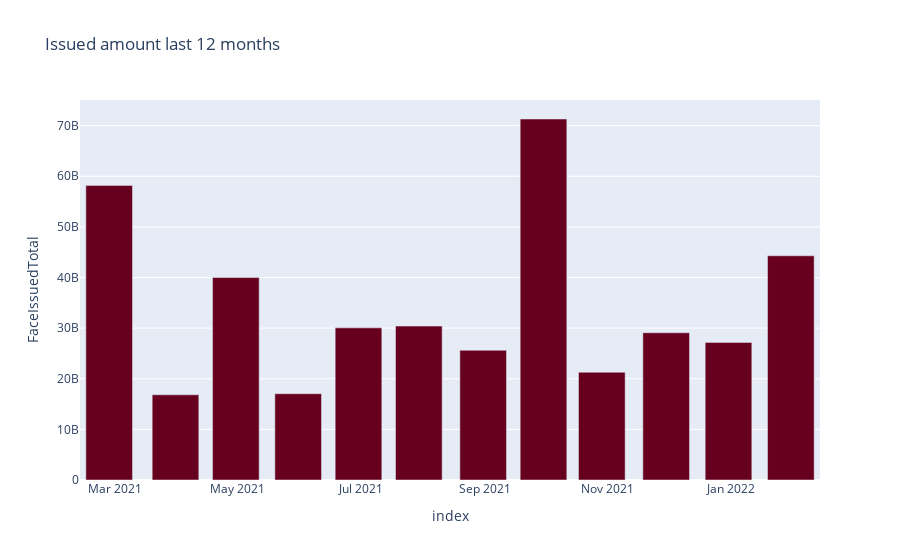

Write notebook code for a chart like this one.
### Code cell
from datetime import date
from dateutil.relativedelta import relativedelta
decb = date.today() + relativedelta(months=-12)
start = datetime.datetime(decb.year, decb.month, 1).strftime("%Y-%m-%d %H:%M:%S")[0:10]
end = date.today().strftime("%Y-%m-%d %H:%M:%S")[0:10]

cols = ['RIC','IssueDate','FaceIssuedTotal']
c = df[cols].copy()
c.loc[:,"IssueDate"] = pd.to_datetime(c["IssueDate"])
c = c.set_index("IssueDate").sort_index(ascending=False)
c_month = c.resample('BM').sum()
c_monthb = c_month[start:end]
c_monthb.index.name = None

import plotly.express as px
fig = px.bar(c_monthb, y='FaceIssuedTotal', title = 'Issued amount last 12 months', color_discrete_sequence=px.colors.sequential.RdBu)
fig.show()

### Figure 1 — Plotly figure (JSON) as saved in the notebook; plotly's stock layout.template omitted (floating-point values rounded to 4 significant figures)
{"data": [{"alignmentgroup": "True", "hovertemplate": "index=%{x}<br>FaceIssuedTotal=%{y}<extra></extra>", "legendgroup": "", "marker": {"color": "rgb(103,0,31)", "pattern": {"shape": ""}}, "name": "", "offsetgroup": "", "orientation": "v", "showlegend": false, "textposition": "auto", "type": "bar", "x": ["2021-02-26T00:00:00+00:00", "2021-03-31T00:00:00+00:00", "2021-04-30T00:00:00+00:00", "2021-05-31T00:00:00+00:00", "2021-06-30T00:00:00+00:00", "2021-07-30T00:00:00+00:00", "2021-08-31T00:00:00+00:00", "2021-09-30T00:00:00+00:00", "2021-10-29T00:00:00+00:00", "2021-11-30T00:00:00+00:00", "2021-12-31T00:00:00+00:00", "2022-01-31T00:00:00+00:00"], "xaxis": "x", "y": [58197412000, 16834712662, 39993936089, 17048070718, 30056347199, 30403028145, 25636527993, 71311711823, 21284933632, 29085767020, 27185613035, 44291269601], "yaxis": "y"}], "layout": {"autosize": true, "barmode": "relative", "legend": {"tracegroupgap": 0}, "title": {"text": "Issued amount last 12 months"}, "xaxis": {"anchor": "y", "autorange": true, "domain": [0, 1], "range": ["2021-02-11 12:00", "2022-02-14 12:00"], "title": {"text": "index"}, "type": "date"}, "yaxis": {"anchor": "x", "autorange": true, "domain": [0, 1], "range": [0, 75060000000.0], "title": {"text": "FaceIssuedTotal"}, "type": "linear"}}}
